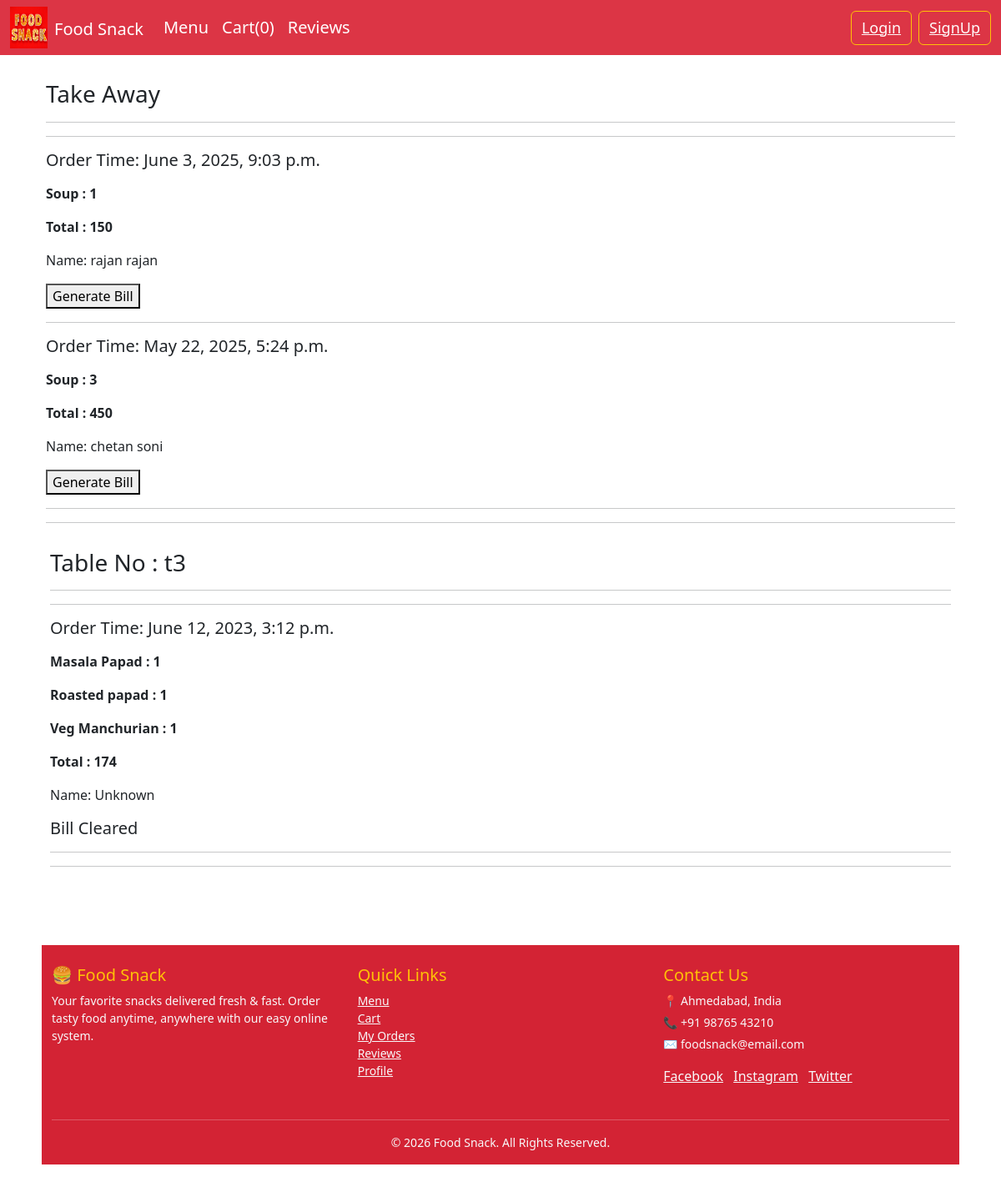
/all_orders, run on the app's committed database.
### cafe/models.py (models this page shows)
class order(models.Model):
    order_id = models.AutoField(primary_key=True)
    items_json = models.CharField(max_length=5000)
    name = models.CharField(max_length=30, default='')
    phone = models.CharField(max_length=10, default='')
    table = models.CharField(max_length=15, default='take away')
    price = models.CharField(max_length=5, default='0')
    order_time = models.DateTimeField()
    bill_clear = models.BooleanField(default=False)

### cafe/views.py (the view)
# urls.py: path('all_orders', views.all_orders, name='all_orders'),
def all_orders(request):
    context = {}
    orders = order.objects.all().order_by('-order_time')
    order_by_table = {}
    for key, group in groupby(orders, key=lambda x: x.table):
        order_by_table[key] = list(group)
    for table, orders in order_by_table.items():
        for ord in orders:
            items_json_str = ord.items_json
            ord.items_json = json.loads(items_json_str)
    context = {'order_by_table': order_by_table}
    return render(request, 'all_orders.html', context)

### templates/all_orders.html (shortened to what this page needs)
{% extends 'base.html' %}
{% block body %}
<div style="padding: 15px 50px 15px">
  {% for table, orders in order_by_table.items %}
  <div style="padding: 15px 5px 15px">
    {% if table == 'Take Away' %}
    <h3>{{ table }}</h3>
    {% else %}
    <h3>Table No : {{table}}</h3>
    {% endif %}
    <hr>
    <hr>
    {% for o in orders %}
    <h5><p>Order Time: {{ o.order_time }}</p></h5>
     {% for item_key, item_values in o.items_json.items %}
    <b><p>{{ item_values.1 }} : {{ item_values.0 }}</p></b>
    {% endfor %}
    <b><p>Total : {{o.price}}</p></b>
    <p>Name: {{ o.name }}</p>
      {% if not o.bill_clear %}
      <button onclick="generateBill('{{table}}')">Generate Bill</button>
      {%else%}
      <b><h5>Bill Cleared</h5></b>
      {% endif %}
    <hr>
    {% endfor %}
    <hr>
  {% endfor %}
  </div>
</div>
{% endblock body %}

### templates/base.html (style rules this page uses)
* { text-decoration:none; }

### data on the page
order: table "Take Away", order_time "June 3, 2025, 9:03 p.m.", item_values "Soup", item_values "1", price "150", name "rajan rajan"
order: order_time "May 22, 2025, 5:24 p.m.", item_values "Soup", item_values "3", price "450", name "chetan soni"
order: table "t3", order_time "June 12, 2023, 3:12 p.m.", item_values "Masala Papad" "Roasted papad" "Veg Manchurian", item_values "1" "1" "1", price "174", name "Unknown", bill_clear "Bill Cleared"
